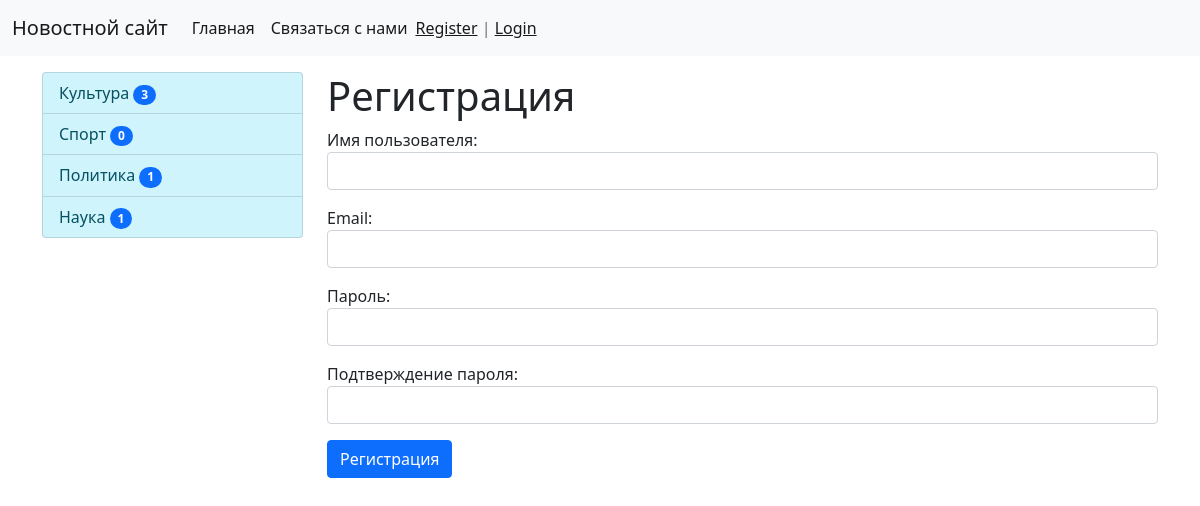
Screenshot of /register/ with the database file from the repository.
### news/models.py (models this page shows, shortened)
class Category(models.Model):
    title = models.CharField(max_length=150, db_index=True, verbose_name='Наименование категории')
    def get_absolute_url(self):
        return reverse('category', kwargs={'category_id': self.pk})
    class Meta:
        verbose_name = 'Категория'
        verbose_name_plural = 'Категории'
        ordering = ['title']

### news/views.py (the view)
# urls.py: path('register/', register, name='register'),
def register(request):
    if request.method == 'POST':
        form = UserRegisterForm(request.POST)
        if form.is_valid():
            form.save()
            messages.success(request, 'Вы успешно зарегистрировались')
            return redirect('home')
        else:
            messages.error(request, 'Ошибка регистрации')
    else:
        form = UserRegisterForm()
    return render(request, 'news/register.html', {"form": form})

### news/forms.py
class UserRegisterForm(UserCreationForm):
    username = forms.CharField(label='Имя пользователя', widget=forms.TextInput(attrs={'class': 'form-control'}))
    password1 = forms.CharField(label='Пароль', widget=forms.PasswordInput(attrs={'class': 'form-control'}))
    password2 = forms.CharField(label='Подтверждение пароля',
                                widget=forms.PasswordInput(attrs={'class': 'form-control'}))
    email = forms.EmailField(label='Email', widget=forms.EmailInput(attrs={'class': 'form-control'}))
    class Meta:
        model = User
        fields = ('username', 'email', 'password1', 'password2')

### news/templatetags/news_tags.py (called while the page is built)
@register.inclusion_tag('news/list_categories.html')
def show_categories(arg1='hello', arg2='world'):
    categories = Category.objects.annotate(cnt=Count('news',filter=F('news__is_published'))).filter(cnt__gt=-1)
    return {'categories': categories, 'arg1': arg1, 'arg2': arg2}

### news/templates/news/register.html (shortened to what this page needs)
{% extends 'base.html' %}
{% block sidebar %}
    {% include 'inc/_sidebar.html' %}
{% endblock %}
{% block content %}
        <h1>Регистрация</h1>
    <form method="post">
        {{ form.as_p }}
        <button type="submit"class="btn btn-primary btn-block">Регистрация</button>
    </form>
{% endblock %}

### news/templates/news/list_categories.html
<div class="list-group">
    {% for item in categories %}
        <a href=" {{ item.get_absolute_url }}" class="list-group-item list-group-item-info">
            {{ item.title }}
         <span class="badge bg-primary rounded-pill">{{ item.cnt }}</span>
        </a>
    {% endfor %}
</div>

### rows the page displays
Category: title "Культура", cnt "3"
Category: title "Спорт", cnt "0"
Category: title "Политика", cnt "1"
Category: title "Наука", cnt "1"
